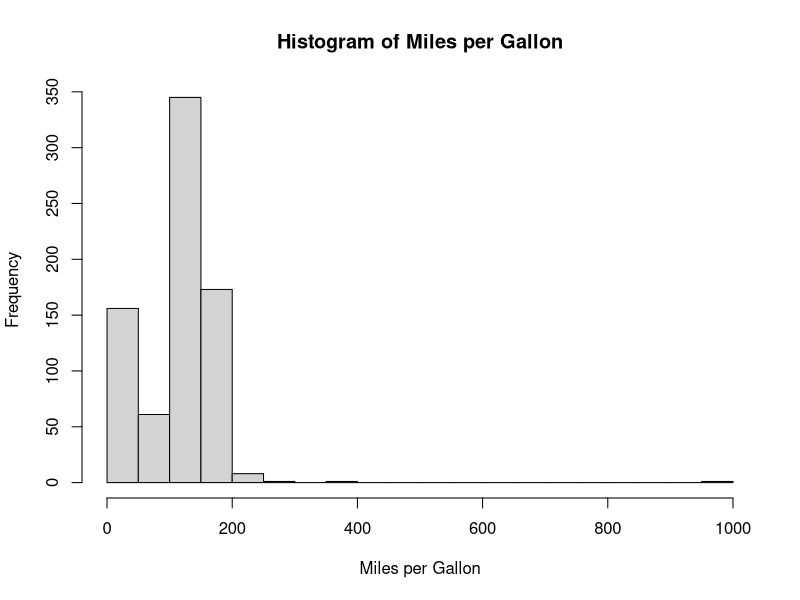
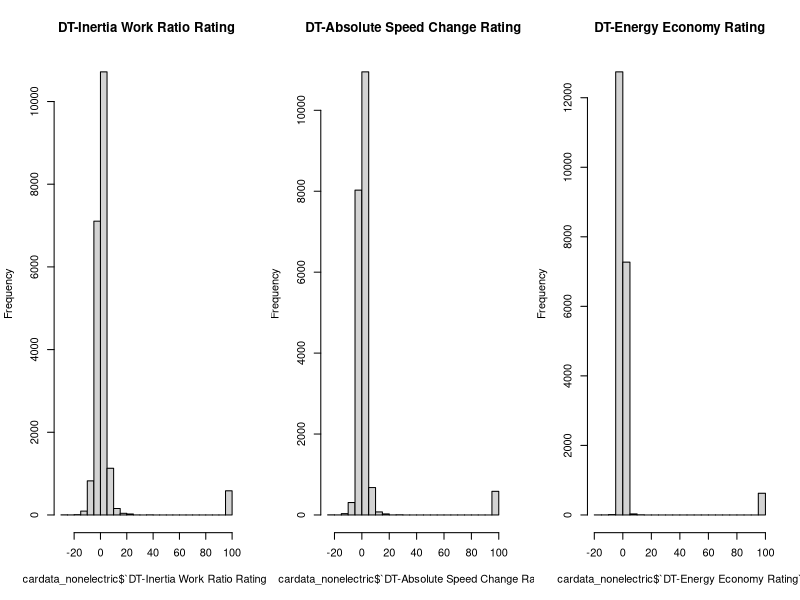
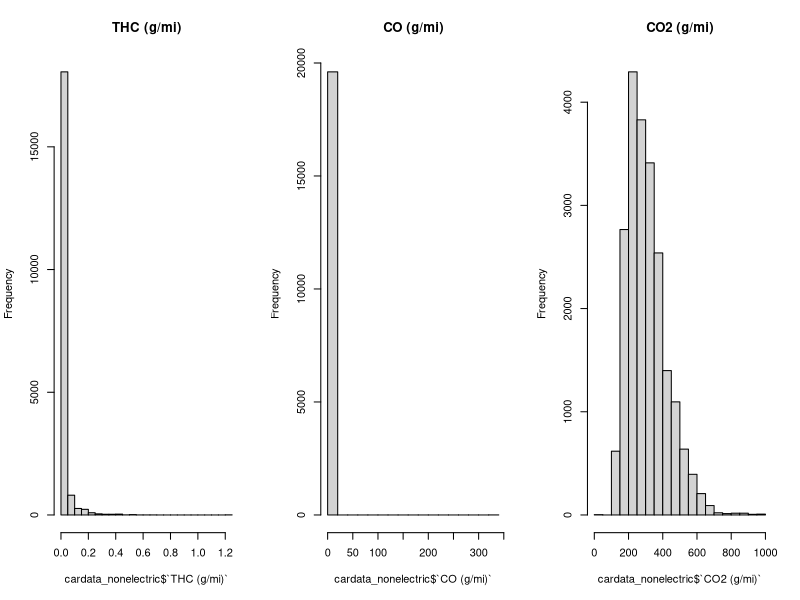
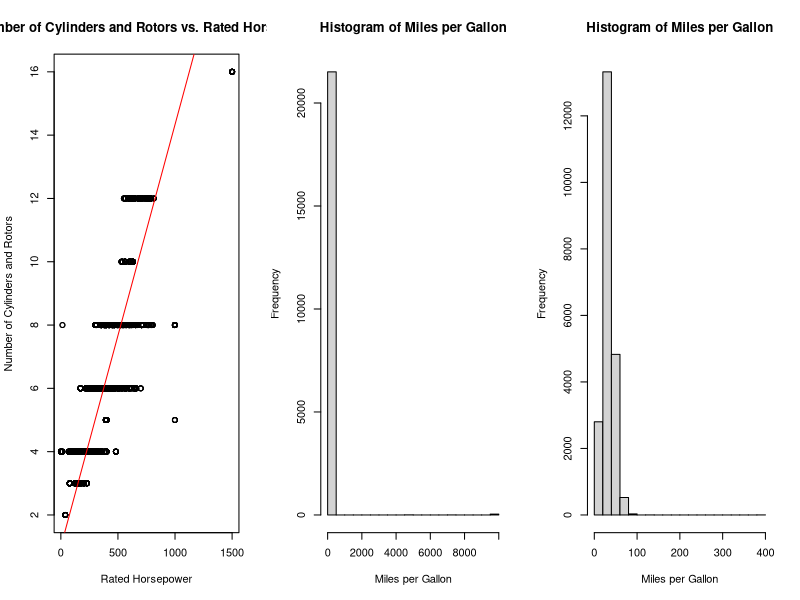

These figures' R source, in order:
## ---- chunk 1
# load libraries for this assignment
library(tidyverse)
library(ggplot2)
library(readxl)
library(knitr)
library(kableExtra)
## ---- chunk 2
calculate_proportions <- function(input_df, threshold) {
  
  # create data frame for printing proportions of of NA values
  df <- data.frame(colnames(input_df), round(colMeans(is.na(input_df)), 5), row.names = NULL)
  colnames(df) <- c('Column Name', 'Proportion of Values NA')
  df <- df[order(df$`Proportion of Values NA`, decreasing = TRUE),]
  df_table <- df[df$`Proportion of Values NA` > threshold,]
  
  return (df_table)
}
## ---- chunk 3
print_table <- function(input_table) {
  knitr::kable(input_table, row.names = FALSE) %>% kable_styling(bootstrap_options = "striped", full_width = F, position = "center")
}
## ---- chunk 4
print_shape <- function(input_df) {
  print(paste('Our dataset shape is now: (', nrow(input_df), ', ', ncol(input_df), ')', sep = ''))
}
## ---- chunk 5
# load in the data
cardata2018 <- read_excel('../data/cardata2018.xlsx')
cardata2019 <- read_excel('../data/cardata2019.xlsx')
cardata2020 <- read_excel('../data/cardata2020.xlsx')
cardata2021 <- read_excel('../data/cardata2021.xlsx')
cardata2022 <- read_excel('../data/cardata2022.xlsx')
## ---- chunk 6
names <- c('data/cardata2018.xlsx', 'data/cardata2019.xlsx', 'data/cardata2020.xlsx', 'data/cardata2021.xlsx', 'data/cardata2022.xlsx')
shapes <- c(paste('(', nrow(cardata2018), ', ', ncol(cardata2018), ')', sep = ''),
            paste('(', nrow(cardata2019), ', ', ncol(cardata2019), ')', sep = ''),
            paste('(', nrow(cardata2020), ', ', ncol(cardata2020), ')', sep = ''),
            paste('(', nrow(cardata2021), ', ', ncol(cardata2021), ')', sep = ''),
            paste('(', nrow(cardata2022), ', ', ncol(cardata2022), ')', sep = ''))
df <- data.frame(names, shapes)
colnames(df) <- c('Dataset Name', 'Shape')
knitr::kable(df, row.names = FALSE) %>% kable_styling(bootstrap_options = "striped", full_width = F, position = "center")
## ---- chunk 7
# extract column names for each dataset
colnames2018 <- colnames(cardata2018)
colnames2019 <- colnames(cardata2019)
colnames2020 <- colnames(cardata2020)
colnames2021 <- colnames(cardata2021)
colnames2022 <- colnames(cardata2022)

# ensure that the column names are all the same across all datasets
if ( mean(colnames2018 == colnames2019) == 1 &
     mean(colnames2018 == colnames2020) == 1 &
     mean(colnames2018 == colnames2021) == 1 &
     mean(colnames2018 == colnames2022) == 1 ) {
  print('The column names are the same and in the same order across all five datasets.')
} else {
  print('The column names are NOT the same and in the same order across all five datasets.')
}
## ---- chunk 8
# remove column names from memory
rm(colnames2018)
rm(colnames2019)
rm(colnames2020)
rm(colnames2021)
rm(colnames2022)
## ---- chunk 9
# bind datasets together by row
cardata <- rbind(cardata2018, cardata2019, cardata2020, cardata2021, cardata2022)
print_shape(cardata)
## ---- chunk 10
# remove old datasets from memory
rm(cardata2018)
rm(cardata2019)
rm(cardata2020)
rm(cardata2021)
rm(cardata2022)
## ---- chunk 11
# define columns to remove
remove <- c("Test Vehicle ID", "Test Veh Configuration #", "Actual Tested Testgroup", 
            "Engine Code", "Transmission Overdrive Code", "Transmission Overdrive Desc",
            "Shift Indicator Light Use Cd", "Shift Indicator Light Use Desc", "Test Number",
            "Test Originator", "Analytically Derived FE?", "ADFE Test Number",
            "Test Procedure Cd", "Test Procedure Description", "Test Fuel Type Cd",
            "Test Category", "FE_UNIT", "FE Bag 1",
            "FE Bag 2", "FE Bag 3", "FE Bag 4")

# remove columns and report new shape
cardata <- cardata[, !( colnames(cardata) %in% remove)]
print_shape(cardata)
## ---- chunk 12
# look at the unique fuel types
unique(cardata$`Test Fuel Type Description`)
## ---- chunk 13
# split the dataset in two
cardata_electric <- cardata[cardata$`Test Fuel Type Description` %in% c('Electricity', 'Hydrogen 5'),]
cardata_nonelectric <- cardata[!(cardata$`Test Fuel Type Description` %in% c('Electricity', 'Hydrogen 5')),]
## ---- chunk 14
# print the proportions of NA values in each column using a threshold of 10%
electric_table <- calculate_proportions(cardata_electric, 0.10)
nonelectric_table <- calculate_proportions(cardata_nonelectric, 0.10)
print_table(electric_table)
print_table(nonelectric_table)
## ---- chunk 15
# remove high-probability NA columns from data frame
remove_electric <- electric_table$`Column Name`
remove_electric <- remove_electric[!(remove_electric %in% c('RND_ADJ_FE', 'CO2 (g/mi)'))]
remove_nonelectric <- nonelectric_table$`Column Name`

# remove columns and report new shape
cardata_electric <- cardata_electric[, !( colnames(cardata_electric) %in% remove_electric)]
cardata_nonelectric <- cardata_nonelectric[, !( colnames(cardata_nonelectric) %in% remove_nonelectric)]
print_shape(cardata_electric)
print_shape(cardata_nonelectric)
## ---- chunk 16
# print the proportions of NA values in each column using a threshold of 0%
electric_table <- calculate_proportions(cardata_electric, 0)
print_table(electric_table)
## ---- chunk 17
# plot histogram of the electric car MPG values
hist(cardata_electric$RND_ADJ_FE, xlab = 'Miles per Gallon', main = 'Histogram of Miles per Gallon', breaks = 20)
## ---- chunk 18
# replace high outliers with missing value
cardata_electric$RND_ADJ_FE[cardata_electric$RND_ADJ_FE > 500] <- NA
# replace missing values with the median value
cardata_electric$RND_ADJ_FE[is.na(cardata_electric$RND_ADJ_FE)] <- median(cardata_electric$RND_ADJ_FE, na.rm = TRUE)
## ---- chunk 19
# print the proportions of NA values in each column using a threshold of 0%
electric_table <- calculate_proportions(cardata_electric, 0)
print_table(electric_table)
## ---- chunk 20
# print the proportions of NA values in each column using a threshold of 0%
nonelectric_table <- calculate_proportions(cardata_nonelectric, 0)
print_table(nonelectric_table)
## ---- chunk 21
par(mfrow = c(1, 3))
hist(cardata_nonelectric$`DT-Inertia Work Ratio Rating`, main = 'DT-Inertia Work Ratio Rating', breaks = 20)
hist(cardata_nonelectric$`DT-Absolute Speed Change Ratg`, main = 'DT-Absolute Speed Change Rating', breaks = 20)
hist(cardata_nonelectric$`DT-Energy Economy Rating`, main = 'DT-Energy Economy Rating', breaks = 20)
## ---- chunk 22
# replace high outliers with NA
cardata_nonelectric$`DT-Inertia Work Ratio Rating`[cardata_nonelectric$`DT-Inertia Work Ratio Rating` > 50] <- NA
cardata_nonelectric$`DT-Absolute Speed Change Ratg`[cardata_nonelectric$`DT-Absolute Speed Change Ratg` > 50] <- NA
cardata_nonelectric$`DT-Energy Economy Rating`[cardata_nonelectric$`DT-Energy Economy Rating` > 50] <- NA

# replace missing values with the mean value
cardata_nonelectric$`DT-Inertia Work Ratio Rating`[is.na(cardata_nonelectric$`DT-Inertia Work Ratio Rating`)] <- mean(cardata_nonelectric$`DT-Inertia Work Ratio Rating`, na.rm = TRUE)
cardata_nonelectric$`DT-Absolute Speed Change Ratg`[is.na(cardata_nonelectric$`DT-Absolute Speed Change Ratg`)] <- mean(cardata_nonelectric$`DT-Absolute Speed Change Ratg`, na.rm = TRUE)
cardata_nonelectric$`DT-Energy Economy Rating`[is.na(cardata_nonelectric$`DT-Energy Economy Rating`)] <- mean(cardata_nonelectric$`DT-Energy Economy Rating`, na.rm = TRUE)
## ---- chunk 23
# create data frame for printing proportions of NA values
nonelectric_table <- calculate_proportions(cardata_nonelectric, 0)
print_table(nonelectric_table)
## ---- chunk 24
# extract row names where these three variables are missing
after_cd_null <- rownames(cardata_nonelectric[is.na(cardata_nonelectric$`Aftertreatment Device Cd`), ])
after_desc_null <- rownames(cardata_nonelectric[is.na(cardata_nonelectric$`Aftertreatment Device Desc`), ])

# ensure that the column names are all the same across all datasets
if ( mean(after_cd_null == after_desc_null) == 1 ) {
  print('These variables are missing in the same rows in the dataset.')
} else {
  print('These variables are missing in different rows in the dataset.')
}
## ---- chunk 25
par(mfrow = c(1, 3))
hist(cardata_nonelectric$`THC (g/mi)`, main = 'THC (g/mi)', breaks = 20)
hist(cardata_nonelectric$`CO (g/mi)`, main = 'CO (g/mi)', breaks = 20)
hist(cardata_nonelectric$`CO2 (g/mi)`, main = 'CO2 (g/mi)', breaks = 20)
## ---- chunk 26
# replace missing values with the mean value
cardata_nonelectric$`THC (g/mi)`[is.na(cardata_nonelectric$`THC (g/mi)`)] <- mean(cardata_nonelectric$`THC (g/mi)`, na.rm = TRUE)
cardata_nonelectric$`CO (g/mi)`[is.na(cardata_nonelectric$`CO (g/mi)`)] <- mean(cardata_nonelectric$`CO (g/mi)`, na.rm = TRUE)
cardata_nonelectric$`CO2 (g/mi)`[is.na(cardata_nonelectric$`CO2 (g/mi)`)] <- mean(cardata_nonelectric$`CO2 (g/mi)`, na.rm = TRUE)
## ---- chunk 27
# table of number of cylinders
table(cardata_nonelectric$`# of Cylinders and Rotors`)
## ---- chunk 28
# plot number of cylinders versus horsepower
plot(cardata_nonelectric$`Rated Horsepower`, cardata_nonelectric$`# of Cylinders and Rotors`, xlab = 'Rated Horsepower', ylab = 'Number of Cylinders and Rotors', main = 'Number of Cylinders and Rotors vs. Rated Horsepower')
abline(a = 1, b = 1/75, col = 'red')
## ---- chunk 29
# replace missing cylinder values with the approximation above
for (i in 1:nrow(cardata_nonelectric)) {
  if (is.na(cardata_nonelectric$`# of Cylinders and Rotors`[i])) {
    val <- 1 + cardata_nonelectric$`Rated Horsepower`[i] / 75
    cardata_nonelectric$`# of Cylinders and Rotors`[i] <- round(val / 2) * 2
  }
}
## ---- chunk 30
# plot histogram of the electric car MPG values
hist(cardata_nonelectric$RND_ADJ_FE, xlab = 'Miles per Gallon', main = 'Histogram of Miles per Gallon', breaks = 20)
## ---- chunk 31
# replace high outliers with missing value
cardata_nonelectric$RND_ADJ_FE[cardata_nonelectric$RND_ADJ_FE > 500] <- NA

# plot histogram of the electric car MPG values
hist(cardata_nonelectric$RND_ADJ_FE, xlab = 'Miles per Gallon', main = 'Histogram of Miles per Gallon', breaks = 20)
## ---- chunk 32
# replace missing values with the median value
cardata_nonelectric$RND_ADJ_FE[is.na(cardata_nonelectric$RND_ADJ_FE)] <- median(cardata_nonelectric$RND_ADJ_FE, na.rm = TRUE)
## ---- chunk 33
# print the proportions of NA values in each column using a threshold of 0%
nonelectric_table <- calculate_proportions(cardata_nonelectric, 0)
print_table(nonelectric_table)
## ---- chunk 34
# print the proportions of NA values in each column
electric_table <- calculate_proportions(cardata_electric, 0)
nonelectric_table <- calculate_proportions(cardata_nonelectric, 0)
print_table(electric_table)
print_table(nonelectric_table)
## ---- chunk 35
write.csv(cardata_electric, '../data/cardata_electric_clean.csv')
write.csv(cardata_nonelectric, '../data/cardata_nonelectric_clean.csv')
